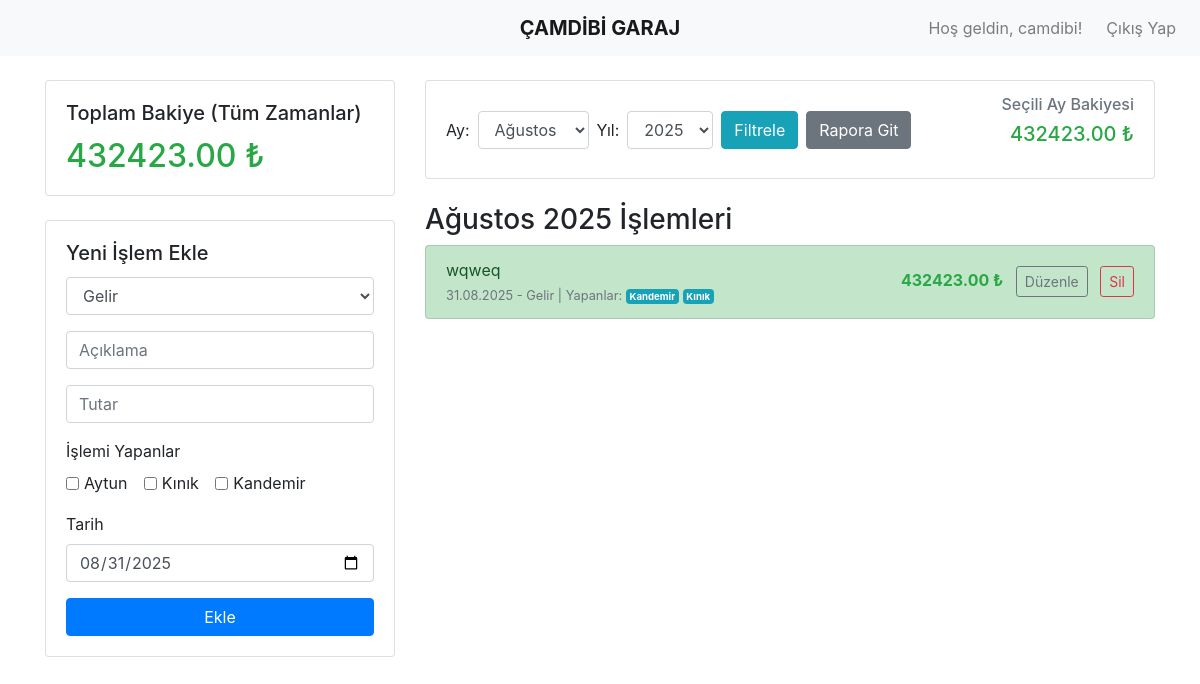
Page / (signed in) on the earlier database version.
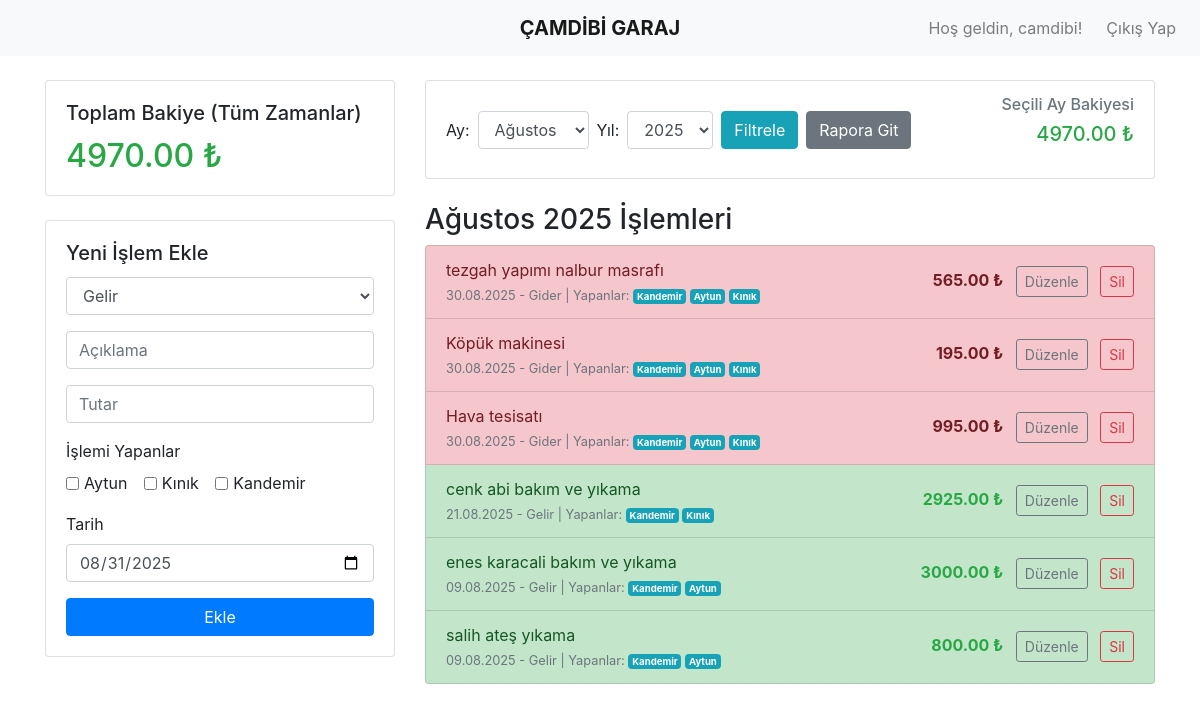
Same page on the later database version.
### app.py (models this page shows, shortened)
class User(db.Model, UserMixin):
    id = db.Column(db.Integer, primary_key=True)
    username = db.Column(db.String(50), unique=True, nullable=False)
    password_hash = db.Column(db.String(128), nullable=False)
    transactions = db.relationship('Transaction', backref='user', lazy=True)

class Member(db.Model):
    id = db.Column(db.Integer, primary_key=True)
    name = db.Column(db.String(50), unique=True, nullable=False)

class Transaction(db.Model):
    id = db.Column(db.Integer, primary_key=True)
    type = db.Column(db.String(10), nullable=False)
    description = db.Column(db.String(100), nullable=False)
    amount = db.Column(db.Float, nullable=False)
    date = db.Column(db.Date, nullable=False, default=date.today)
    user_id = db.Column(db.Integer, db.ForeignKey('user.id'), nullable=False)
    members = db.relationship('Member', secondary=transaction_members, lazy='subquery',
        backref=db.backref('transactions', lazy=True))

### app.py (the view)
@app.route('/')
@login_required
def index():
    today = date.today()
    year = request.args.get('year', default=today.year, type=int)
    month = request.args.get('month', default=today.month, type=int)
    start_date = date(year, month, 1)
    end_date = date(year, month, calendar.monthrange(year, month)[1])
    monthly_transactions = Transaction.query.filter(
        Transaction.user_id == current_user.id,
        Transaction.date >= start_date,
        Transaction.date <= end_date
    ).order_by(Transaction.date.desc()).all()
    all_transactions = Transaction.query.filter_by(user_id=current_user.id).all()
    total_bakiye = sum(t.amount for t in all_transactions if t.type == 'gelir') - sum(t.amount for t in all_transactions if t.type == 'gider')
    monthly_bakiye = sum(t.amount for t in monthly_transactions if t.type == 'gelir') - sum(t.amount for t in monthly_transactions if t.type == 'gider')
    month_names = ["Ocak", "Şubat", "Mart", "Nisan", "Mayıs", "Haziran", "Temmuz", "Ağustos", "Eylül", "Ekim", "Kasım", "Aralık"]
    all_members = Member.query.all()
    return render_template('index.html',
                           transactions=monthly_transactions, bakiye=total_bakiye, monthly_bakiye=monthly_bakiye,
                           selected_year=year, selected_month=month, month_names=month_names,
                           current_year=today.year, today=today.isoformat(), all_members=all_members)

### app.py (called while the page is built)
@login_manager.user_loader
def load_user(user_id):
    return User.query.get(int(user_id))

### templates/index.html
{% extends "base.html" %}
{% block content %}
    <div class="row">
        <div class="col-md-4">
            <div class="card mb-4">
                <div class="card-body">
                    <h5 class="card-title">Toplam Bakiye (Tüm Zamanlar)</h5>
                    <h2 class="card-text {{ 'text-success' if bakiye >= 0 else 'text-danger' }}">{{ "%.2f"|format(bakiye) }} ₺</h2>
                </div>
            </div>
            <div class="card">
                <div class="card-body">
                    <h5 class="card-title">Yeni İşlem Ekle</h5>
                    <form action="{{ url_for('add_transaction') }}" method="POST">
                        <div class="form-group"><select name="type" class="form-control" required><option value="gelir">Gelir</option><option value="gider">Gider</option></select></div>
                        <div class="form-group"><input type="text" name="description" class="form-control" placeholder="Açıklama" required></div>
                        <div class="form-group"><input type="number" name="amount" step="0.01" class="form-control" placeholder="Tutar" required></div>
                        <div class="form-group">
                            <label>İşlemi Yapanlar</label>
                            <div>
                                {% for member in all_members %}
                                <div class="form-check form-check-inline">
                                    <input class="form-check-input" type="checkbox" name="members" id="member-{{ member.id }}" value="{{ member.id }}">
                                    <label class="form-check-label" for="member-{{ member.id }}">{{ member.name.title() }}</label>
                                </div>
                                {% endfor %}
                            </div>
                        </div>
                        <div class="form-group"><label for="transaction_date">Tarih</label><input type="date" id="transaction_date" name="transaction_date" class="form-control" value="{{ today }}" required></div>
                        <button type="submit" class="btn btn-primary btn-block">Ekle</button>
                    </form>
                </div>
            </div>
        </div>
        <div class="col-md-8">
            <div class="card mb-4">
                <div class="card-body">
                    <div class="d-flex align-items-center">
                        <form method="GET" action="{{ url_for('index') }}" class="form-inline">
                            <div class="form-group mr-2"><label for="month" class="mr-2">Ay:</label><select name="month" id="month" class="form-control">{% for i in range(1, 13) %}<option value="{{ i }}" {% if i == selected_month %}selected{% endif %}>{{ month_names[i-1] }}</option>{% endfor %}</select></div>
                            <div class="form-group mr-2"><label for="year" class="mr-2">Yıl:</label><select name="year" id="year" class="form-control">{% for y in range(current_year - 5, current_year + 2) %}<option value="{{ y }}" {% if y == selected_year %}selected{% endif %}>{{ y }}</option>{% endfor %}</select></div>
                            <button type="submit" class="btn btn-info">Filtrele</button>
                            <a href="{{ url_for('report', year=selected_year, month=selected_month) }}" class="btn btn-secondary ml-2">Rapora Git</a>
                        </form>
                        <div class="ml-auto text-right">
                            <h6 class="card-subtitle mb-2 text-muted">Seçili Ay Bakiyesi</h6>
                            <h5 class="card-title {{ 'text-success' if monthly_bakiye >= 0 else 'text-danger' }}">{{ "%.2f"|format(monthly_bakiye) }} ₺</h5>
                        </div>
                    </div>
                </div>
            </div>
            <h3>{{ month_names[selected_month-1] }} {{ selected_year }} İşlemleri</h3>
            <ul class="list-group">
                {% for transaction in transactions %}
                    <li class="list-group-item d-flex justify-content-between align-items-center {% if transaction.type == 'gelir' %}list-group-item-success{% elif transaction.type == 'gider' %}list-group-item-danger{% endif %}">
                        <div>
                            {{ transaction.description }}<br>
                            <small class="text-muted">
                                {{ transaction.date.strftime('%d.%m.%Y') }} - {{ 'Gelir' if transaction.type == 'gelir' else 'Gider' }}
                                {% if transaction.members %}
                                | Yapanlar:
                                {% for member in transaction.members %}
                                    <span class="badge badge-info">{{ member.name.title() }}</span>
                                {% endfor %}
                                {% endif %}
                            </small>
                        </div>
                        <div>
                            <span class="font-weight-bold {% if transaction.type == 'gelir' %}text-success{% endif %}">{{ "%.2f"|format(transaction.amount) }} ₺</span>
                            <a href="{{ url_for('edit_transaction', id=transaction.id) }}" class="btn btn-sm btn-outline-secondary ml-2">Düzenle</a>
                            <a href="{{ url_for('delete_transaction', id=transaction.id) }}" class="btn btn-sm btn-outline-danger ml-2">Sil</a>
                        </div>
                    </li>
                {% else %}
                    <li class="list-group-item">Bu dönem için gösterilecek işlem bulunamadı.</li>
                {% endfor %}
            </ul>
        </div>
    </div>
{% endblock %}

### templates/base.html (shortened to what this page needs)
<!DOCTYPE html>
<html lang="tr">
<head>
    <link rel="stylesheet" href="https://stackpath.bootstrapcdn.com/bootstrap/4.5.2/css/bootstrap.min.css">
</head>
<body>
    <nav class="navbar navbar-expand-lg navbar-light bg-light position-relative">
        <a class="navbar-brand centered" href="{{ url_for('index') }}"><b>ÇAMDİBİ GARAJ</b></a>
        <div class="collapse navbar-collapse">
            <ul class="navbar-nav ml-auto">
                {% if current_user.is_authenticated %}
                    <li class="nav-item">
                        <span class="navbar-text mr-3">Hoş geldin, {{ current_user.username }}!</span>
                    </li>
                    <li class="nav-item">
                        <a class="nav-link" href="{{ url_for('logout') }}">Çıkış Yap</a>
                    </li>
                {% else %}
                    <li class="nav-item">
                        <a class="nav-link" href="{{ url_for('login') }}">Giriş Yap</a>
                    </li>
                {% endif %}
            </ul>
        </div>
    </nav>
    <div class="container mt-4">
        {% block content %}{% endblock %}
    </div>
</body>
</html>

### templates/base.html (style rules this page uses)
.navbar-brand.centered { position: absolute; left: 50%; transform: translateX(-50%); }

Differences in the rows shown:
added Transaction: type "Gider", amount "565.00", Member (name "Kandemir"), Member (name "Aytun"), Member (name "Kınık")
added Transaction: type "Gider", amount "195.00", Member (name "Kandemir"), Member (name "Aytun"), Member (name "Kınık")
added Transaction: type "Gider", amount "995.00", Member (name "Kandemir"), Member (name "Aytun"), Member (name "Kınık")
added Transaction: type "Gelir", amount "2925.00", Member (name "Kandemir"), Member (name "Kınık")
changed Transaction: description "wqweq" → "enes karacali bakım ve yıkama"; date "31.08.2025" → "09.08.2025"; gains Member (name "Aytun"); amount "432423.00" → "3000.00"; loses Member (name "Kınık")
added Transaction: type "Gelir", amount "800.00", Member (name "Kandemir"), Member (name "Aytun")
Other differences:
{{ "%.2f"|format(bakiye) }}: "432423.00" → "4970.00"
{{ "%.2f"|format(monthly_bakiye) }}: "432423.00" → "4970.00"
